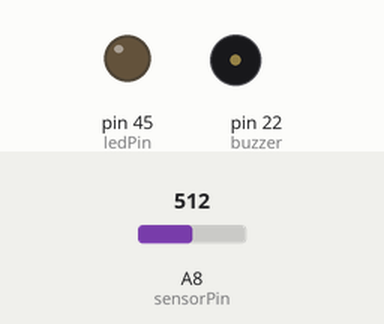
This sketch was run on a simulated Arduino Mega 2560, built with avr-gcc and run on an emulated ATmega2560. Shown: output pins drawn as LEDs (lit = HIGH), buzzer (waves = sounding). Inputs (shaded band) come from the test bench; at power-on: A8 (sensorPin) = 512. What the sketch prints to the serial monitor is not drawn.

Above: at 1.2 s.
1.3 s: A8 (sensorPin) set to 540
At 1.7 s:
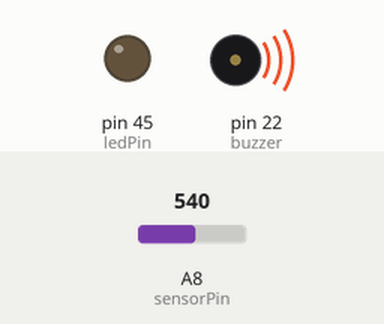
4.3 s: A8 (sensorPin) set to 716
At 4.8 s:
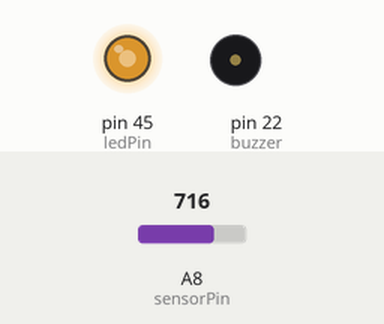
5.8 s: A8 (sensorPin) set to 1023
At 6.2 s:
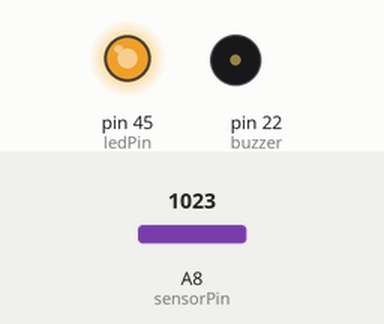
7.3 s: A8 (sensorPin) set to 900
At 8.4 s:
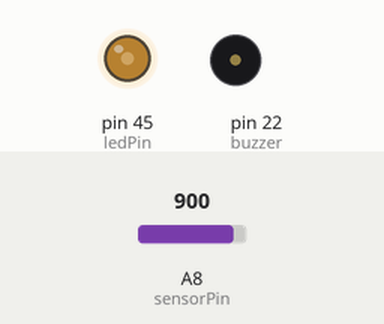
Timing chart, 0 to 9.8 s (numbered marks = the images above; inputs shaded):
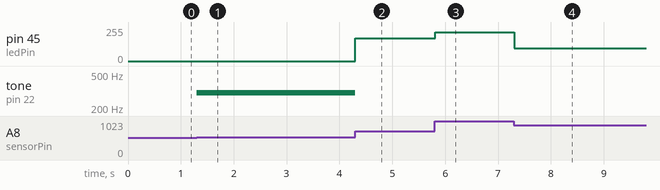

Measured:
- the behaviour switches between 539 and 540 on A8 (sensorPin) (found by bisection; images 0 and 1)
- after the input at 1.3 s, tone on pin 22 (buzzer): silent → 300 Hz at once
- after the input at 4.3 s, pin 45 (ledPin): 0/255 → 172/255 at once; tone on pin 22 (buzzer): 300 Hz → silent at once
- after the input at 5.8 s, pin 45 (ledPin): 172/255 → 217/255 at once
- after the input at 7.3 s, pin 45 (ledPin): 217/255 → 97/255 at once

The sketch:

thirsty_plant_that_yells.ino
```cpp
//author: Abigail Vikstrom
//date: February 2024
//purpose: This code lights up an LED (output) and sounds an alarm (output) based on water levels (input) to keep my plant happy

//Arduino water level sensor code
// CODE FROM: https://circuitdigest.com/microcontroller-projects/interfacing-water-level-sensor-with-arduino
// Sensor pins pin D22 LED output, pin A8 analog Input

#define ledPin 45
#define sensorPin A8
#define buzzer 22

void setup() {

  Serial.begin(9600);

  pinMode(ledPin, OUTPUT);
  pinMode(buzzer,OUTPUT);

  digitalWrite(ledPin, LOW);
  digitalWrite(buzzer,LOW);

}

void loop()

{
  int toneFreq = 300;
  unsigned int sensorValue = analogRead(sensorPin);

  if (sensorValue < 540)

    return;

  uint8_t outputValue = map(sensorValue, 540, 800, 0, 255);

  Serial.print(sensorValue);

  Serial.print(" ");

  //Serial.println(outputValue);
  //led gets brighter when sensor gets wetter
  analogWrite(ledPin, outputValue); // generate PWM signal

if (outputValue < 5){

  tone(buzzer, toneFreq, 5000);  // ... and play the tone for a half second
  delay(500);
  noTone(buzzer);
}


}
```
